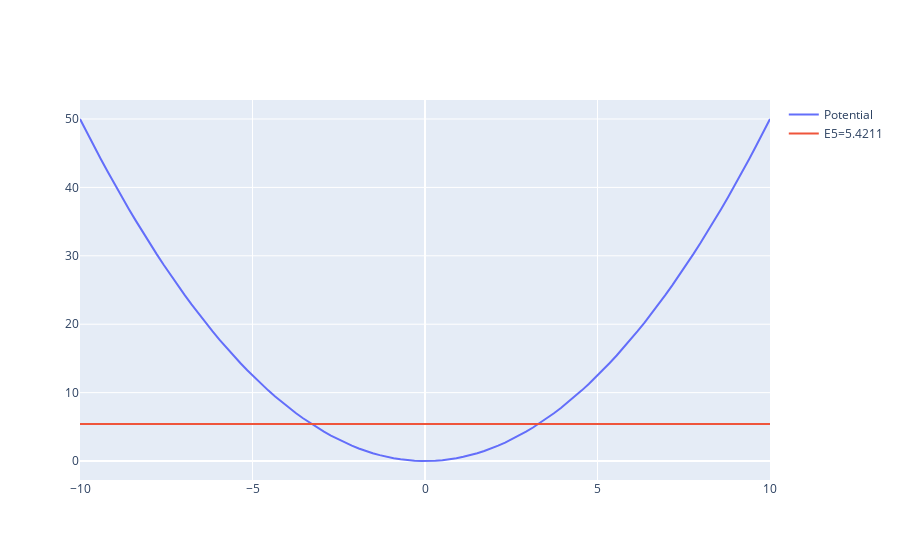
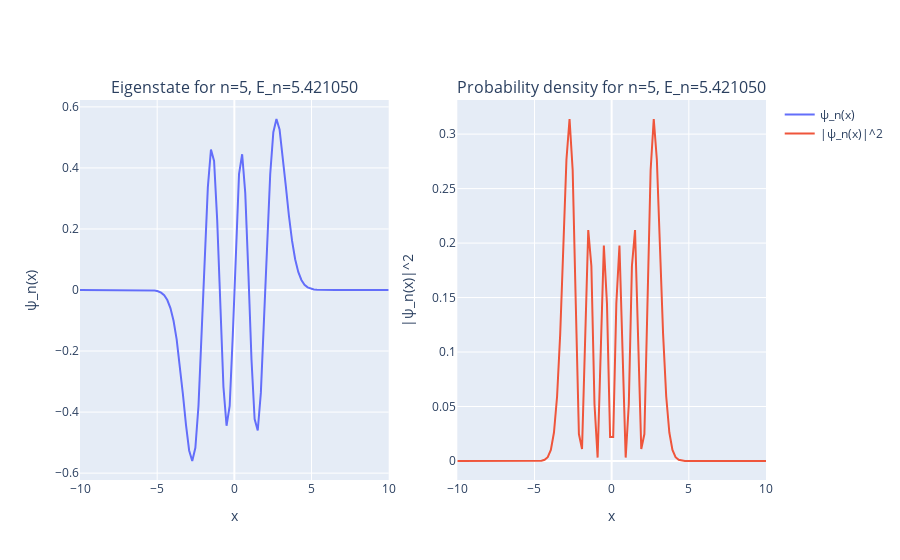

The notebook cell saved with these charts, in order:
### Markdown cell above
## Plotting Wavefunction and Probability density

### Code cell
dx = x[1] - x[0]
T = (-hcut**2/(2*mass)) * (np.diag(-2/dx**2 * np.ones(N))
                        + np.diag(1/dx**2 * np.ones(N-1), 1)
                        + np.diag(1/dx**2 * np.ones(N-1), -1))
H = T + np.diag(Vx*np.ones(N))
eigenvals1, eigenvecsT1 = eigh(H)
# eigenvecsT1m2 = eigenvecsT1.conjugate()*eigenvecsT1
def eig_val(n):
    return eigenvals1[n]
def eig_vec(n):
    eigf = eigenvecsT1[:, n]
    eigfm2 = eigf.conjugate()*eigf
    eigf = eigf/simps(eigfm2, x)**0.5
    return eigf
def prob_den(n):
    igv = eigenvals1[n]
    eigf = eigenvecsT1[:, n]
    eigfm2 = eigf.conjugate()*eigf
    eigf = eigf/simps(eigfm2, x)**0.5
    eigfm2 = eigf.conjugate()*eigf
    return eigfm2

n = 5   # INPUT

fig = go.Figure()
fig.add_trace(go.Scatter(x=x, y=Vx, mode='lines', name='Potential'))
fig.add_trace(go.Scatter(x=x, y=eig_val(n)*np.ones(N), name=f'E{n}={eig_val(n):.5}'))
fig.show()

# Create subplots
fig = subplt.make_subplots(rows=1, cols=2, subplot_titles=[
    f'Eigenstate for n={n}, E_n={eig_val(n):.6f}',
    f'Probability density for n={n}, E_n={eig_val(n):.6f}'
])

# Define data for the first subplot
trace1 = go.Scatter(x=x, y=eig_vec(n), mode='lines', name='ψ_n(x)')

# Define data for the second subplot
trace2 = go.Scatter(x=x, y=prob_den(n), mode='lines', name='|ψ_n(x)|^2')

# Add traces to the subplots
fig.append_trace(trace1, row=1, col=1)
fig.append_trace(trace2, row=1, col=2)

# Update x-axis and y-axis labels
fig['layout']['xaxis1'].update(title='x')
fig['layout']['xaxis2'].update(title='x')
fig['layout']['yaxis1'].update(title='ψ_n(x)')
fig['layout']['yaxis2'].update(title='|ψ_n(x)|^2')

# Set the figure size
# fig['layout'].update(width=800, height=400)


# Show the plot
fig.show()
